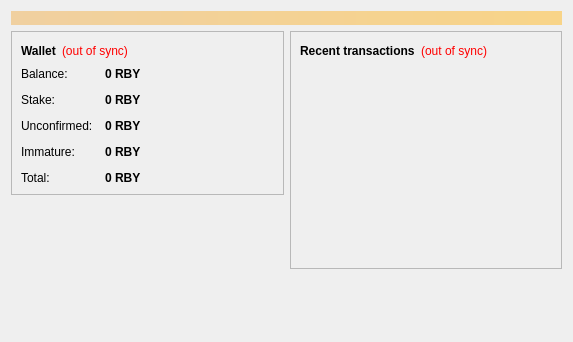
<?xml version="1.0" encoding="UTF-8"?>
<ui version="4.0">
 <class>OverviewPage</class>
 <widget class="QWidget" name="OverviewPage">
  <property name="geometry">
   <rect>
    <x>0</x>
    <y>0</y>
    <width>573</width>
    <height>342</height>
   </rect>
  </property>
  <property name="windowTitle">
   <string>Form</string>
  </property>
  <layout class="QVBoxLayout" name="topLayout">
   <item>
    <widget class="QLabel" name="labelAlerts">
     <property name="visible">
      <bool>false</bool>
     </property>
     <property name="styleSheet">
      <string notr="true">background-color: qlineargradient(x1: 0, y1: 0, x2: 1, y2: 0, stop:0 #F0D0A0, stop:1 #F8D488); color:#000000;</string>
     </property>
     <property name="wordWrap">
      <bool>true</bool>
     </property>
     <property name="margin">
      <number>3</number>
     </property>
    </widget>
   </item>
   <item>
    <layout class="QHBoxLayout" name="horizontalLayout" stretch="1,1">
     <item>
      <layout class="QVBoxLayout" name="verticalLayout_2">
       <item>
        <widget class="QFrame" name="frame">
         <property name="frameShape">
          <enum>QFrame::StyledPanel</enum>
         </property>
         <property name="frameShadow">
          <enum>QFrame::Raised</enum>
         </property>
         <layout class="QVBoxLayout" name="verticalLayout_4">
          <item>
           <layout class="QHBoxLayout" name="horizontalLayout_4">
            <item>
             <widget class="QLabel" name="label_5">
              <property name="font">
               <font>
                <weight>75</weight>
                <bold>true</bold>
               </font>
              </property>
              <property name="text">
               <string>Wallet</string>
              </property>
             </widget>
            </item>
            <item>
             <widget class="QLabel" name="labelWalletStatus">
              <property name="toolTip">
               <string>The displayed information may be out of date. Your wallet automatically synchronizes with the Rubycoin network after a connection is established, but this process has not completed yet.</string>
              </property>
              <property name="styleSheet">
               <string notr="true">QLabel { color: red; }</string>
              </property>
              <property name="text">
               <string notr="true">(out of sync)</string>
              </property>
              <property name="alignment">
               <set>Qt::AlignLeading|Qt::AlignLeft|Qt::AlignVCenter</set>
              </property>
             </widget>
            </item>
            <item>
             <spacer name="horizontalSpacer_2">
              <property name="orientation">
               <enum>Qt::Horizontal</enum>
              </property>
              <property name="sizeHint" stdset="0">
               <size>
                <width>40</width>
                <height>20</height>
               </size>
              </property>
             </spacer>
            </item>
           </layout>
          </item>
          <item>
           <layout class="QFormLayout" name="formLayout_2">
            <property name="fieldGrowthPolicy">
             <enum>QFormLayout::AllNonFixedFieldsGrow</enum>
            </property>
            <property name="horizontalSpacing">
             <number>12</number>
            </property>
            <property name="verticalSpacing">
             <number>12</number>
            </property>
            <item row="0" column="0">
             <widget class="QLabel" name="label">
              <property name="text">
               <string>Balance:</string>
              </property>
             </widget>
            </item>
            <item row="0" column="1">
             <widget class="QLabel" name="labelBalance">
              <property name="font">
               <font>
                <weight>75</weight>
                <bold>true</bold>
               </font>
              </property>
              <property name="cursor">
               <cursorShape>IBeamCursor</cursorShape>
              </property>
              <property name="toolTip">
               <string>Your current balance</string>
              </property>
              <property name="text">
               <string notr="true">0 RBY</string>
              </property>
              <property name="textInteractionFlags">
               <set>Qt::LinksAccessibleByMouse|Qt::TextSelectableByKeyboard|Qt::TextSelectableByMouse</set>
              </property>
             </widget>
            </item>
            <item row="1" column="0">
             <widget class="QLabel" name="labelStakeText">
              <property name="text">
               <string>Stake:</string>
              </property>
             </widget>
            </item>
            <item row="1" column="1">
             <widget class="QLabel" name="labelStake">
              <property name="font">
               <font>
                <weight>75</weight>
                <bold>true</bold>
               </font>
              </property>
              <property name="cursor">
               <cursorShape>IBeamCursor</cursorShape>
              </property>
              <property name="toolTip">
               <string>Total of coins that were staked and do not yet count toward the current balance</string>
              </property>
              <property name="text">
               <string notr="true">0 RBY</string>
              </property>
              <property name="textInteractionFlags">
               <set>Qt::LinksAccessibleByMouse|Qt::TextSelectableByKeyboard|Qt::TextSelectableByMouse</set>
              </property>
             </widget>
            </item>
            <item row="2" column="0">
             <widget class="QLabel" name="label_3">
              <property name="text">
               <string>Unconfirmed:</string>
              </property>
             </widget>
            </item>
            <item row="2" column="1">
             <widget class="QLabel" name="labelUnconfirmed">
              <property name="font">
               <font>
                <weight>75</weight>
                <bold>true</bold>
               </font>
              </property>
              <property name="cursor">
               <cursorShape>IBeamCursor</cursorShape>
              </property>
              <property name="toolTip">
               <string>Total of transactions that have yet to be confirmed, and do not yet count toward the current balance</string>
              </property>
              <property name="text">
               <string notr="true">0 RBY</string>
              </property>
              <property name="textInteractionFlags">
               <set>Qt::LinksAccessibleByMouse|Qt::TextSelectableByKeyboard|Qt::TextSelectableByMouse</set>
              </property>
             </widget>
            </item>
            <item row="3" column="0">
             <widget class="QLabel" name="labelImmatureText">
              <property name="text">
               <string>Immature:</string>
              </property>
             </widget>
            </item>
            <item row="3" column="1">
             <widget class="QLabel" name="labelImmature">
              <property name="font">
               <font>
                <weight>75</weight>
                <bold>true</bold>
               </font>
              </property>
              <property name="toolTip">
               <string>Mined balance that has not yet matured</string>
              </property>
              <property name="text">
               <string notr="true">0 RBY</string>
              </property>
              <property name="textInteractionFlags">
               <set>Qt::LinksAccessibleByMouse|Qt::TextSelectableByKeyboard|Qt::TextSelectableByMouse</set>
              </property>
             </widget>
            </item>
            <item row="4" column="0">
             <widget class="QLabel" name="labelTotalText">
              <property name="text">
               <string>Total:</string>
              </property>
             </widget>
            </item>
            <item row="4" column="1">
             <widget class="QLabel" name="labelTotal">
              <property name="font">
               <font>
                <weight>75</weight>
                <bold>true</bold>
               </font>
              </property>
              <property name="toolTip">
               <string>Your current total balance</string>
              </property>
              <property name="text">
               <string notr="true">0 RBY</string>
              </property>
              <property name="textInteractionFlags">
               <set>Qt::LinksAccessibleByMouse|Qt::TextSelectableByKeyboard|Qt::TextSelectableByMouse</set>
              </property>
             </widget>
            </item>
           </layout>
          </item>
         </layout>
        </widget>
       </item>
       <item>
        <spacer name="verticalSpacer">
         <property name="orientation">
          <enum>Qt::Vertical</enum>
         </property>
         <property name="sizeHint" stdset="0">
          <size>
           <width>20</width>
           <height>40</height>
          </size>
         </property>
        </spacer>
       </item>
       <item>
        <widget class="QLabel" name="label_wallet_bgcoin">
         <property name="text">
          <string/>
         </property>
         <property name="pixmap">
          <pixmap resource="../bitcoin.qrc">:/images/wallet_bgcoin</pixmap>
         </property>
         <property name="scaledContents">
          <bool>false</bool>
         </property>
         <property name="alignment">
          <set>Qt::AlignCenter</set>
         </property>
         <property name="margin">
          <number>-2</number>
         </property>
        </widget>
       </item>
       <item>
        <widget class="QLabel" name="label_6">
         <property name="text">
          <string/>
         </property>
        </widget>
       </item>
      </layout>
     </item>
     <item>
      <layout class="QVBoxLayout" name="verticalLayout_3">
       <item>
        <widget class="QFrame" name="frame_2">
         <property name="frameShape">
          <enum>QFrame::StyledPanel</enum>
         </property>
         <property name="frameShadow">
          <enum>QFrame::Raised</enum>
         </property>
         <layout class="QVBoxLayout" name="verticalLayout">
          <item>
           <layout class="QHBoxLayout" name="horizontalLayout_2">
            <item>
             <widget class="QLabel" name="label_4">
              <property name="text">
               <string>&lt;b&gt;Recent transactions&lt;/b&gt;</string>
              </property>
             </widget>
            </item>
            <item>
             <widget class="QLabel" name="labelTransactionsStatus">
              <property name="toolTip">
               <string>The displayed information may be out of date. Your wallet automatically synchronizes with the Rubycoin network after a connection is established, but this process has not completed yet.</string>
              </property>
              <property name="styleSheet">
               <string notr="true">QLabel { color: red; }</string>
              </property>
              <property name="text">
               <string notr="true">(out of sync)</string>
              </property>
              <property name="alignment">
               <set>Qt::AlignRight|Qt::AlignTrailing|Qt::AlignVCenter</set>
              </property>
             </widget>
            </item>
            <item>
             <spacer name="horizontalSpacer">
              <property name="orientation">
               <enum>Qt::Horizontal</enum>
              </property>
              <property name="sizeHint" stdset="0">
               <size>
                <width>40</width>
                <height>20</height>
               </size>
              </property>
             </spacer>
            </item>
           </layout>
          </item>
          <item>
           <widget class="QListView" name="listTransactions">
            <property name="styleSheet">
             <string notr="true">QListView { background: transparent; }</string>
            </property>
            <property name="frameShape">
             <enum>QFrame::NoFrame</enum>
            </property>
            <property name="verticalScrollBarPolicy">
             <enum>Qt::ScrollBarAlwaysOff</enum>
            </property>
            <property name="horizontalScrollBarPolicy">
             <enum>Qt::ScrollBarAlwaysOff</enum>
            </property>
            <property name="selectionMode">
             <enum>QAbstractItemView::NoSelection</enum>
            </property>
           </widget>
          </item>
         </layout>
        </widget>
       </item>
       <item>
        <spacer name="verticalSpacer_2">
         <property name="orientation">
          <enum>Qt::Vertical</enum>
         </property>
         <property name="sizeHint" stdset="0">
          <size>
           <width>20</width>
           <height>40</height>
          </size>
         </property>
        </spacer>
       </item>
      </layout>
     </item>
    </layout>
   </item>
  </layout>
 </widget>
 <resources/>
 <connections/>
</ui>
